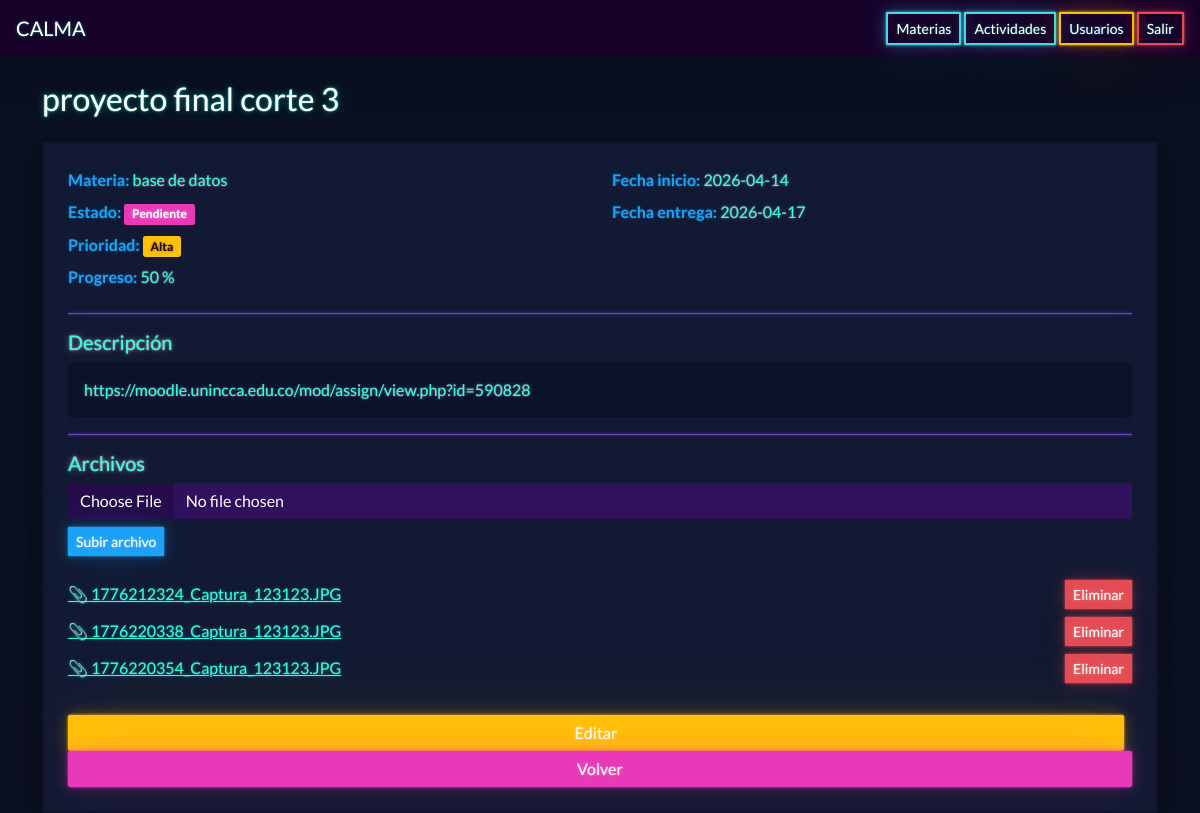
The page /actividad/17 (signed in) on the database its author committed.
### tables this page shows
CREATE TABLE actividades(id INTEGER PRIMARY KEY,nombre TEXT,descripcion TEXT,materia_id INTEGER,user_id INTEGER,estado TEXT,prioridad TEXT,progreso INTEGER,fecha_inicio TEXT,fecha_entrega TEXT);

CREATE TABLE materias(id INTEGER PRIMARY KEY,nombre TEXT,descripcion TEXT,color TEXT);

CREATE TABLE activity_files(

id INTEGER PRIMARY KEY AUTOINCREMENT,

activity_id INTEGER,

filename TEXT,

filepath TEXT,

FOREIGN KEY(activity_id) 
REFERENCES actividades(id)

);

### app/routes.py (the view)
@main.route('/actividad/<id>')
def actividad_detalle(id):
    if 'user' not in session:
        return redirect('/login')
    conn=db()
    c=conn.cursor()
    c.execute("""

    SELECT
    a.id,
    a.nombre,
    a.descripcion,
    m.nombre,
    a.estado,
    a.prioridad,
    a.progreso,
    a.fecha_inicio,
    a.fecha_entrega

    FROM actividades a

    LEFT JOIN materias m
    ON m.id=a.materia_id

    WHERE a.id=? AND a.user_id=?

    """,(id,session['id']))
    actividad=c.fetchone()
    c.execute("""

    SELECT * FROM activity_files

    WHERE activity_id=?

    """,(id,))
    files=c.fetchall()
    conn.close()
    return render_template(
        'actividad_detalle.html',
        actividad=actividad,
        files=files
    )

### app/routes.py (called while the page is built)
def db():
    return sqlite3.connect(os.path.join(os.path.dirname(__file__),'calma.db'))

### app/templates/actividad_detalle.html
{% extends 'base.html' %}
{% block body %}
<h2 class="mb-4">
{{actividad[1]}}
</h2>
<div class="card p-4 shadow">
<div class="row">
<div class="col-md-6">
<p class="mb-2">
<b class="text-info">Materia:</b>
{{actividad[3]}}
</p>
<p class="mb-2">
<b class="text-info">Estado:</b>
{% if actividad[4] == 'Pendiente' %}
<span class="badge bg-secondary">Pendiente</span>
{% elif actividad[4] == 'En progreso' %}
<span class="badge bg-info">En progreso</span>
{% elif actividad[4] == 'Completado' %}
<span class="badge bg-success">Completado</span>
{% elif actividad[4] == 'Plazo vencido' %}
<span class="badge bg-danger">Plazo vencido</span>
{% else %}
<span class="badge bg-light text-dark">{{actividad[4]}}</span>
{% endif %}
</p>
<p class="mb-2">
<b class="text-info">Prioridad:</b>
<span class="badge bg-warning text-dark">
{{actividad[5]}}
</span>
</p>
<p class="mb-2">
<b class="text-info">Progreso:</b>
{{actividad[6]}} %
</p>
</div>
<div class="col-md-6">
<p class="mb-2">
<b class="text-info">Fecha inicio:</b>
{{actividad[7]}}
</p>
<p class="mb-2">
<b class="text-info">Fecha entrega:</b>
{{actividad[8]}}
</p>
</div>
</div>
<hr>
<h5>Descripción</h5>
<div class="p-3 rounded"
style="background:#0b132b; word-break:break-word;">
{{actividad[2]}}
</div>
<hr>
<h5>Archivos</h5>
<form method="POST"
action="/upload/{{actividad[0]}}"
enctype="multipart/form-data">
<input type="file"
name="file"
class="form-control mb-2">
<button class="btn btn-info btn-sm">
Subir archivo
</button>
</form>
<br>
{% if files %}
{% for f in files %}
<div class="d-flex justify-content-between align-items-center mb-2">
<div>
<a href="/static/uploads/{{f[3]}}" target="_blank">
📎 {{f[2]}}
</a>
</div>
<div>
<a href="/delete_file/{{f[0]}}/{{actividad[0]}}"
class="btn btn-danger btn-sm">
Eliminar
</a>
</div>
</div>
{% endfor %}
{% else %}
<div class="p-3 rounded bg-dark text-muted">
(No hay archivos todavía)
</div>
{% endif %}
<br>
<a href="/edit_activity/{{actividad[0]}}"
class="btn btn-warning me-2">
Editar
</a>
<a href="/actividades"
class="btn btn-secondary">
Volver
</a>
</div>
{% endblock %}

### app/static/css/main.css (style rules this page uses)
body { background:#0b1020;color:white }
.card { background:#121a33 }

### rows shown on the page
actividades: nombre "proyecto final corte 3", prioridad "Alta", progreso "50", fecha_inicio "2026-04-14", fecha_entrega "2026-04-17", descripcion "https://moodle.unincca.edu.co/mod/assign/view.php?id=590828"
materias: nombre "base de datos"
activity_files: filename "1776212324_Captura_123123.JPG"
activity_files: filename "1776220338_Captura_123123.JPG"
activity_files: filename "1776220354_Captura_123123.JPG"
